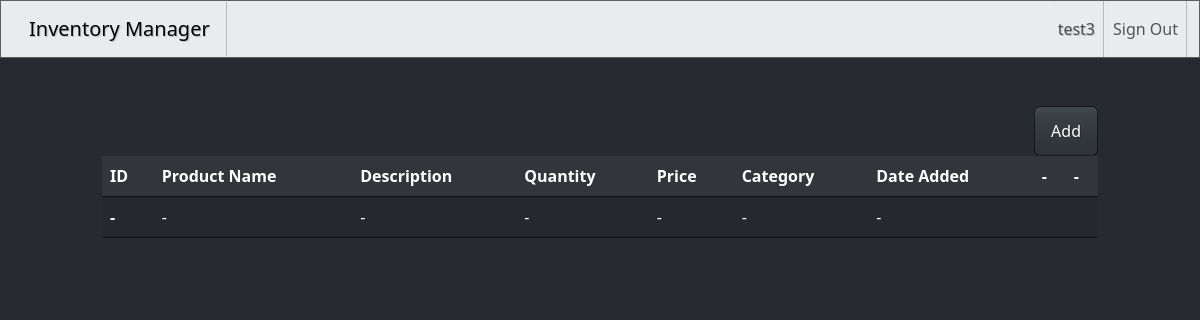
Before: /dashboard/ (signed in) with the older database file.
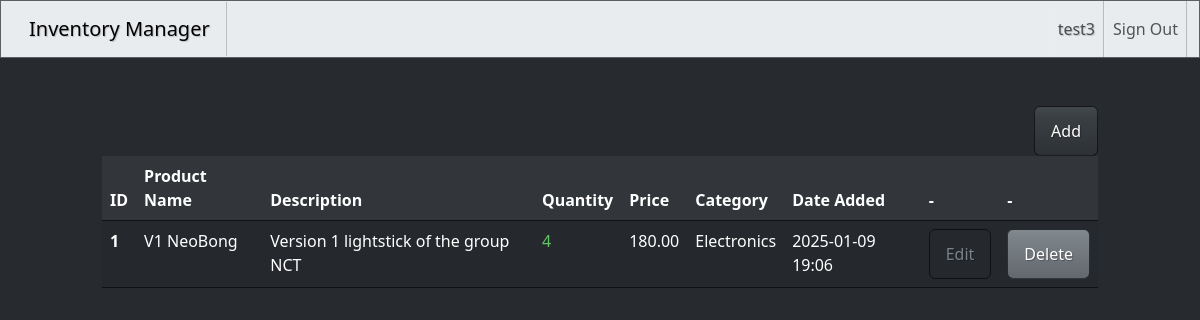
After: the same page with the newer database file.
### inventory/models.py (models this page shows, shortened)
class InventoryItem(models.Model):
    name = models.CharField(max_length=200)
    description = models.TextField()
    quantity = models.IntegerField()
    price = models.DecimalField(max_digits=10, decimal_places=2, default=0.00)
    category = models.ForeignKey(
        'Category',  # References the Category model
        on_delete=models.SET_NULL,  # Sets category to NULL if the category is deleted
        blank=True,  # Allows this field to be blank
        null=True    # Allows this field to store NULL in the database
    )
    date_created = models.DateTimeField(auto_now_add=True)
    user = models.ForeignKey(
        User,  # References the built-in User model
        on_delete=models.CASCADE  # Deletes the inventory item if the user is deleted
    )

class Category(models.Model):
    name = models.CharField(max_length=200)
    class Meta:
        verbose_name_plural = 'categories'  # Displays "categories" in plural form in the admin panel

### inventory/views.py (the view)
# urls.py: path('dashboard/', Dashboard.as_view(), name='dashboard'),
class Dashboard(LoginRequiredMixin, View):
    def get(self, request):
        items = InventoryItem.objects.filter(user=self.request.user.id).order_by('id')
        low_inventory = InventoryItem.objects.filter(
            user=self.request.user.id,
            quantity__lte=LOW_QUANTITY
        )
        if low_inventory.count() > 0:
            if low_inventory.count() > 1:
                messages.error(request, f'{low_inventory.count()} items have low inventory')
            else:
                messages.error(request, f'{low_inventory.count()} item has low inventory')
        low_inventory_ids = InventoryItem.objects.filter(
            user=self.request.user.id,
            quantity__lte=LOW_QUANTITY
        ).values_list('id', flat=True)
        return render(request, 'inventory/dashboard.html', {'items': items, 'low_inventory_ids': low_inventory_ids})

### inventory/templates/inventory/dashboard.html (shortened to what this page needs)
{% extends 'inventory/base.html' %}
{% block content %}
<div class="row">
    <div class="col-12 col-md-10 mx-auto mt-5">
        <div class="d-flex justify-content-end">
            <a href="{% url 'add-item' %}" class="btn btn-primary">Add</a>
        </div>
        <table class="table table-hover table-striped">
            <thead>
                <tr>
                    <th scope="col">ID</th>
                    <th scope="col">Product Name</th>
                    <th scope="col">Description</th>
                    <th scope="col">Quantity</th>
                    <th scope="col">Price</th>
                    <th scope="col">Category</th>
                    <th scope="col">Date Added</th>
                    <th scope="col">-</th>
                    <th scope="col">-</th>
                </tr>
            </thead>
            <tbody>
                {% if items|length == 0 %}
                <tr>
                    <th scope="row">-</th>
                    <td>-</td>
                    <td>-</td>
                    <td>-</td>
                    <td>-</td>
                    <td>-</td>
                    <td>-</td>
                    <td></td>
                    <td></td>
                </tr>
                {% endif %}
                {% for item in items %}
                <tr>
                    <th scope="row">{{ item.id }}</th>
                    <td>{{ item.name }}</td>
                    <td>{{ item.description }}</td>
                    {% if item.id in low_inventory_ids %}
                        <td class="text-danger">{{ item.quantity }}</td>
                    {% else %}
                        <td class="text-success">{{ item.quantity }}</td>
                    {% endif %}
                    <td>{{ item.price }}</td>
                    <td>{{ item.category.name }}</td>
                    <td>{{ item.date_created|date:"Y-m-d H:i" }}</td>
                    <td><a href="{% url 'edit-item' item.id %}" class="btn btn-outline-secondary">Edit</a></td>
                    <td><a href="{% url 'delete-item' item.id %}" class="btn btn-secondary">Delete</a></td>
                </tr>
                {% endfor %}
            </tbody>
        </table>
    </div>
</div>
{% endblock content %}

### inventory/templates/inventory/base.html (shortened to what this page needs)
<!DOCTYPE html>
<html lang="en">
<head>
    <link href="https://bootswatch.com/5/slate/bootstrap.min.css" rel="stylesheet">
</head>
<body>
    {% include 'inventory/navigation.html' %}
	{% block content %}
	{% endblock content %}
</body>
</html>

### inventory/templates/inventory/navigation.html (shortened to what this page needs)
<nav class="navbar navbar-expand-lg bg-light">
	<div class="container-fluid">
		<a class="navbar-brand" href="{% url 'index' %}"> Inventory Manager </a>
		<div class="collapse navbar-collapse justify-content-end" id="navbarNav">
			<ul class="navbar-nav">
				{% if user.is_authenticated %}
					<li class="nav-item">
						<a class="nav-link" href="#">{{ user.username }}</a>
					</li>
					<li class="nav-item">
						<form method="post" action="{% url 'logout' %}">
							<button class="nav-link" type="submit">Sign Out</button>
						</form>
					</li>
				{% endif %}
			</ul>
		</div>
	</div>
</nav>

Changed rows visible on the page:
added InventoryItem: id "1", name "V1 NeoBong", description "Version 1 lightstick of the group NCT", quantity "4", price "180.00", category.name "Electronics", date_created "2025-01-09 19:06"
